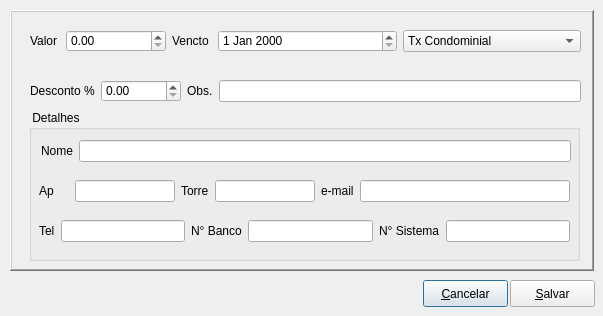
<?xml version="1.0" encoding="UTF-8"?>
<ui version="4.0">
 <class>Editticket</class>
 <widget class="QDialog" name="Editticket">
  <property name="geometry">
   <rect>
    <x>0</x>
    <y>0</y>
    <width>603</width>
    <height>316</height>
   </rect>
  </property>
  <property name="windowTitle">
   <string>Edit</string>
  </property>
  <property name="windowIcon">
   <iconset resource="../../icons/resources.qrc">
    <normaloff>:/png/marca-m.png</normaloff>:/png/marca-m.png</iconset>
  </property>
  <widget class="QFrame" name="frame">
   <property name="geometry">
    <rect>
     <x>10</x>
     <y>10</y>
     <width>584</width>
     <height>261</height>
    </rect>
   </property>
   <property name="frameShape">
    <enum>QFrame::WinPanel</enum>
   </property>
   <property name="frameShadow">
    <enum>QFrame::Raised</enum>
   </property>
   <widget class="QGroupBox" name="groupBox">
    <property name="geometry">
     <rect>
      <x>19</x>
      <y>100</y>
      <width>551</width>
      <height>151</height>
     </rect>
    </property>
    <property name="title">
     <string> Detalhes</string>
    </property>
    <widget class="QWidget" name="layoutWidget">
     <property name="geometry">
      <rect>
       <x>12</x>
       <y>30</y>
       <width>530</width>
       <height>22</height>
      </rect>
     </property>
     <layout class="QHBoxLayout" name="horizontalLayout_3">
      <item>
       <widget class="QLabel" name="LblNossoNumero_2">
        <property name="text">
         <string>Nome</string>
        </property>
       </widget>
      </item>
      <item>
       <widget class="QLineEdit" name="LnEdtNome"/>
      </item>
     </layout>
    </widget>
    <widget class="QWidget" name="layoutWidget">
     <property name="geometry">
      <rect>
       <x>10</x>
       <y>70</y>
       <width>531</width>
       <height>22</height>
      </rect>
     </property>
     <layout class="QHBoxLayout" name="horizontalLayout_4">
      <item>
       <widget class="QLabel" name="LblNossoNumero_3">
        <property name="minimumSize">
         <size>
          <width>30</width>
          <height>0</height>
         </size>
        </property>
        <property name="maximumSize">
         <size>
          <width>50</width>
          <height>16777215</height>
         </size>
        </property>
        <property name="text">
         <string>Ap</string>
        </property>
       </widget>
      </item>
      <item>
       <widget class="QLineEdit" name="LnEdtAp">
        <property name="maximumSize">
         <size>
          <width>100</width>
          <height>16777215</height>
         </size>
        </property>
       </widget>
      </item>
      <item>
       <widget class="QLabel" name="LblNossoNumero_4">
        <property name="maximumSize">
         <size>
          <width>50</width>
          <height>16777215</height>
         </size>
        </property>
        <property name="text">
         <string>Torre</string>
        </property>
       </widget>
      </item>
      <item>
       <widget class="QLineEdit" name="LnEdtTower">
        <property name="maximumSize">
         <size>
          <width>100</width>
          <height>16777215</height>
         </size>
        </property>
       </widget>
      </item>
      <item>
       <widget class="QLabel" name="LblNossoNumero_6">
        <property name="text">
         <string>e-mail</string>
        </property>
       </widget>
      </item>
      <item>
       <widget class="QLineEdit" name="LnEdtemail"/>
      </item>
     </layout>
    </widget>
    <widget class="QWidget" name="layoutWidget">
     <property name="geometry">
      <rect>
       <x>10</x>
       <y>110</y>
       <width>531</width>
       <height>22</height>
      </rect>
     </property>
     <layout class="QHBoxLayout" name="horizontalLayout_5">
      <item>
       <widget class="QLabel" name="LblNossoNumero_5">
        <property name="text">
         <string>Tel</string>
        </property>
       </widget>
      </item>
      <item>
       <widget class="QLineEdit" name="LnEdtPhone"/>
      </item>
      <item>
       <widget class="QLabel" name="LblNossoNumero">
        <property name="text">
         <string>N° Banco</string>
        </property>
       </widget>
      </item>
      <item>
       <widget class="QLineEdit" name="LnEdtNossoNumero"/>
      </item>
      <item>
       <widget class="QLabel" name="LblSeuNumero">
        <property name="text">
         <string>N° Sistema</string>
        </property>
       </widget>
      </item>
      <item>
       <widget class="QLineEdit" name="LnEdtSeuNumero"/>
      </item>
     </layout>
    </widget>
   </widget>
   <widget class="QWidget" name="layoutWidget">
    <property name="geometry">
     <rect>
      <x>20</x>
      <y>70</y>
      <width>551</width>
      <height>22</height>
     </rect>
    </property>
    <layout class="QHBoxLayout" name="horizontalLayout">
     <item>
      <widget class="QLabel" name="label">
       <property name="text">
        <string>Desconto %</string>
       </property>
      </widget>
     </item>
     <item>
      <widget class="QDoubleSpinBox" name="doubleSpinBox">
       <property name="minimumSize">
        <size>
         <width>80</width>
         <height>0</height>
        </size>
       </property>
      </widget>
     </item>
     <item>
      <widget class="QLabel" name="LblValor_2">
       <property name="text">
        <string>Obs.</string>
       </property>
      </widget>
     </item>
     <item>
      <widget class="QLineEdit" name="LnEdtObs"/>
     </item>
    </layout>
   </widget>
   <widget class="QWidget" name="layoutWidget">
    <property name="geometry">
     <rect>
      <x>20</x>
      <y>20</y>
      <width>551</width>
      <height>22</height>
     </rect>
    </property>
    <layout class="QHBoxLayout" name="horizontalLayout_2">
     <item>
      <widget class="QLabel" name="LblValor">
       <property name="maximumSize">
        <size>
         <width>30</width>
         <height>16777215</height>
        </size>
       </property>
       <property name="text">
        <string>Valor</string>
       </property>
      </widget>
     </item>
     <item>
      <widget class="QDoubleSpinBox" name="DblSpnBxValor">
       <property name="maximumSize">
        <size>
         <width>100</width>
         <height>16777215</height>
        </size>
       </property>
       <property name="maximum">
        <double>999999999999.989990234375000</double>
       </property>
      </widget>
     </item>
     <item>
      <widget class="QLabel" name="LblVencto">
       <property name="maximumSize">
        <size>
         <width>40</width>
         <height>16777215</height>
        </size>
       </property>
       <property name="text">
        <string>Vencto</string>
       </property>
      </widget>
     </item>
     <item>
      <widget class="QDateEdit" name="DtEdtVencto"/>
     </item>
     <item>
      <widget class="QComboBox" name="comboBox">
       <item>
        <property name="text">
         <string>Tx Condominial</string>
        </property>
       </item>
       <item>
        <property name="text">
         <string>Tx Extra</string>
        </property>
       </item>
      </widget>
     </item>
    </layout>
   </widget>
  </widget>
  <widget class="QPushButton" name="PshBtnCancel">
   <property name="geometry">
    <rect>
     <x>423</x>
     <y>280</y>
     <width>85</width>
     <height>27</height>
    </rect>
   </property>
   <property name="text">
    <string>&amp;Cancelar</string>
   </property>
  </widget>
  <widget class="QPushButton" name="PshBtnSave">
   <property name="geometry">
    <rect>
     <x>510</x>
     <y>280</y>
     <width>85</width>
     <height>27</height>
    </rect>
   </property>
   <property name="text">
    <string>&amp;Salvar</string>
   </property>
  </widget>
 </widget>
 <tabstops>
  <tabstop>DblSpnBxValor</tabstop>
  <tabstop>DtEdtVencto</tabstop>
  <tabstop>comboBox</tabstop>
  <tabstop>doubleSpinBox</tabstop>
  <tabstop>LnEdtObs</tabstop>
  <tabstop>LnEdtNome</tabstop>
  <tabstop>LnEdtAp</tabstop>
  <tabstop>LnEdtTower</tabstop>
  <tabstop>LnEdtemail</tabstop>
  <tabstop>LnEdtPhone</tabstop>
  <tabstop>LnEdtNossoNumero</tabstop>
  <tabstop>LnEdtSeuNumero</tabstop>
  <tabstop>PshBtnCancel</tabstop>
  <tabstop>PshBtnSave</tabstop>
 </tabstops>
 <resources>
  <include location="../../icons/resources.qrc"/>
  <include location="../../icons/resources.qrc"/>
 </resources>
 <connections/>
</ui>
